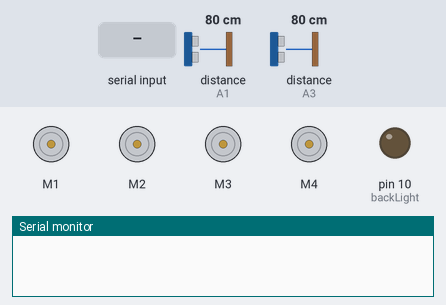
The sketch below on a simulated Arduino Uno, built with avr-gcc and run on an emulated ATmega328P. Parts: 4 × DC motor (green arrow = forward, orange = backward, longer = faster), output pins drawn as LEDs (lit = HIGH), the last lines printed to the serial monitor. The inputs (shaded band) are chosen by the test bench; at power-on: distance to the obstacle (sensors on A1, A3) 80 cm. The echo pulse lasts 58.3 µs per cm.

Above: at 1.2 s.
1.3 s: "U" received over Serial
At 1.6 s:
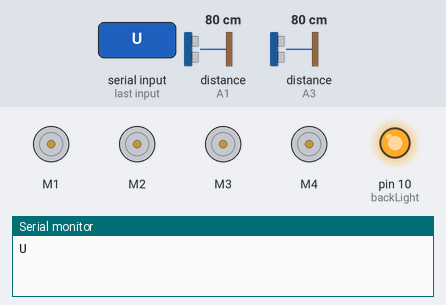
2.8 s: "u" received over Serial
At 4.0 s:
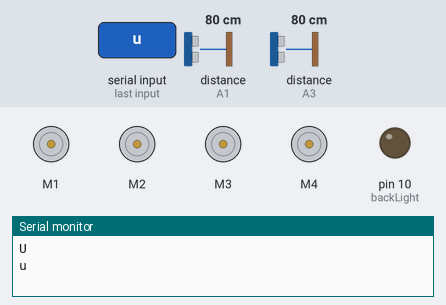
4.3 s: "90,45\n" received over Serial
5.8 s: "F90\n" received over Serial
7.3 s: "B90\n" received over Serial
8.8 s: "L90\n" received over Serial
Timing chart, 0 to 11.3 s (numbered marks = the images above; inputs shaded):
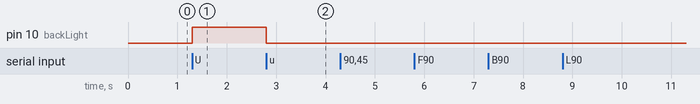

Measured:
- after the input at 1.3 s, pin 10 (backLight): LOW → HIGH at once
- after the input at 2.8 s, pin 10 (backLight): HIGH → LOW at once

The sketch:

uno.ino
```cpp
#include <AFMotor.h>
#include <NewPing.h>
#define TRIG_PIN1 A0
#define ECHO_PIN1 A1
#define TRIG_PIN2 A2
#define ECHO_PIN2 A3

AF_DCMotor motor1(1, MOTOR12_1KHZ);
AF_DCMotor motor2(2, MOTOR12_1KHZ);
AF_DCMotor motor3(3, MOTOR34_1KHZ);
AF_DCMotor motor4(4, MOTOR34_1KHZ);

NewPing sonar1(TRIG_PIN1, ECHO_PIN1, 100);
NewPing sonar2(TRIG_PIN2, ECHO_PIN2, 100);

char command;
int sp;
const int backLight = 10;
char lastcommand;
int distanceF = 0;
int distanceB =  0;
int distance = 100;
int speedSet = 0;
void setup() {
Serial.begin(115200);
pinMode(backLight,OUTPUT);
}

void loop()
{
  distanceF = 0;
  distanceB =  0;
  if(Serial.available())
  {
    command = Serial.read();
    Serial.println(command);
    Stop();
    int val=command;
    checkcase(command);
    if(val>=48&&val<=57)
    speedchange(val-48);
  }

 }

int readPing1() {
  int cm = sonar1.ping_cm();
  if(cm==0)
    cm = 250;
  return cm;
}

int readPing2() {
  int cm = sonar2.ping_cm();
  if(cm==0)
    cm = 250;
  return cm;
}


void checkcase(char command)
{
   switch(command){
    case 'F':
      forward();
      break;
    case 'B':
       back();
      break;
    case 'L':
      left();
      break;
    case 'R':
      right();
      break;
    case 'S':
      Stop;
      break;
    case 'U':
     digitalWrite(backLight,HIGH);
    break;
    case 'u':
     digitalWrite(backLight,LOW);
    break;
    }
}
void speedchange(int spe)
{
  sp=255;
  if(spe==0)
  {
    Stop();
    }
  spe++;
  sp=(spe*sp)/10;
//  Serial.print("  ");
//  Serial.print(spe);
//  Serial.print("  ");
//  Serial.print(sp);
  //checkcase(lastcommand);
}

void forward()
{
  if(readPing1()>50)
  {
  motor1.setSpeed(sp); //Define maximum velocity
  motor1.run(FORWARD); //rotate the motor clockwise
  motor2.setSpeed(sp); //Define maximum velocity
  motor2.run(FORWARD); //rotate the motor clockwise
  motor3.setSpeed(sp);//Define maximum velocity
  motor3.run(FORWARD); //rotate the motor clockwise
  motor4.setSpeed(sp);//Define maximum velocity
  motor4.run(FORWARD); //rotate the motor clockwise
  digitalWrite(backLight,LOW);
  }
  else
  {
    Stop();
    }
}

void back()
{
   if(readPing2()>50)
  {
  motor1.setSpeed(sp); //Define maximum velocity
  motor1.run(BACKWARD); //rotate the motor anti-clockwise
  motor2.setSpeed(sp); //Define maximum velocity
  motor2.run(BACKWARD); //rotate the motor anti-clockwise
  motor3.setSpeed(sp); //Define maximum velocity
  motor3.run(BACKWARD); //rotate the motor anti-clockwise
  motor4.setSpeed(sp); //Define maximum velocity
  motor4.run(BACKWARD); //rotate the motor anti-clockwise
  }
  else
  {
    Stop();
    }

}

void left()
{
  motor1.setSpeed(0); //Define maximum velocity
  motor1.run(FORWARD); //rotate the motor anti-clockwise
  motor2.setSpeed((sp/4)); //Define maximum velocity
  motor2.run(FORWARD); //rotate the motor anti-clockwise
  motor3.setSpeed(sp); //Define maximum velocity
  motor3.run(FORWARD);  //rotate the motor clockwise
  motor4.setSpeed(sp); //Define maximum velocity
  motor4.run(FORWARD);  //rotate the motor clockwis
}

void right()
{
  motor1.setSpeed(sp); //Define maximum velocity
  motor1.run(FORWARD); //rotate the motor clockwise
  motor2.setSpeed(sp); //Define maximum velocity
  motor2.run(FORWARD); //rotate the motor clockwise
  motor3.setSpeed(0); //Define maximum velocity
  motor3.run(FORWARD); //rotate the motor anti-clockwise
  motor4.setSpeed((sp/4)); //Define maximum velocity
  motor4.run(FORWARD); //rotate the motor anti-clockwise
}

void Stop()
{
  motor1.setSpeed(0); //Define minimum velocity
  motor1.run(FORWARD); //stop the motor when release the button
  motor2.setSpeed(0); //Define minimum velocity
  motor2.run(FORWARD); //rotate the motor clockwise
  motor3.setSpeed(0); //Define minimum velocity
  motor3.run(FORWARD); //stop the motor when release the button
  motor4.setSpeed(0); //Define minimum velocity
  motor4.run(FORWARD); //stop the motor when release the button
}
```
